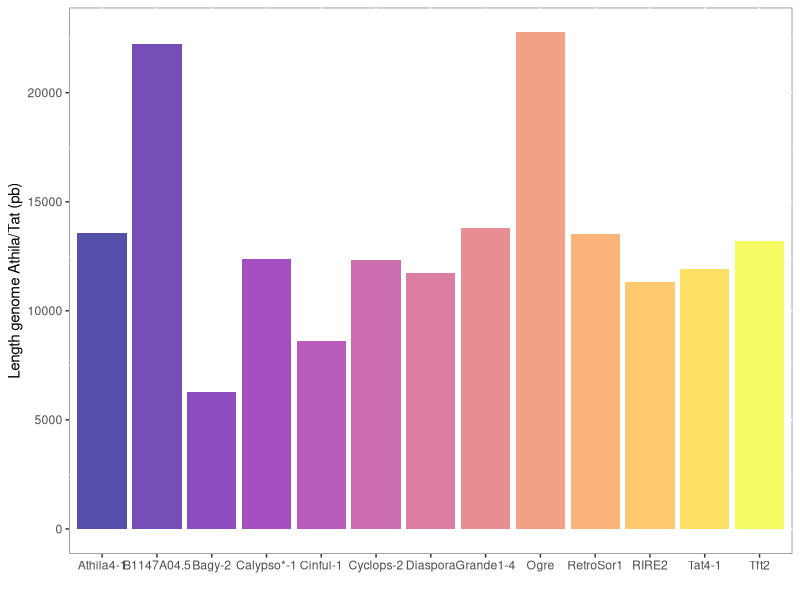
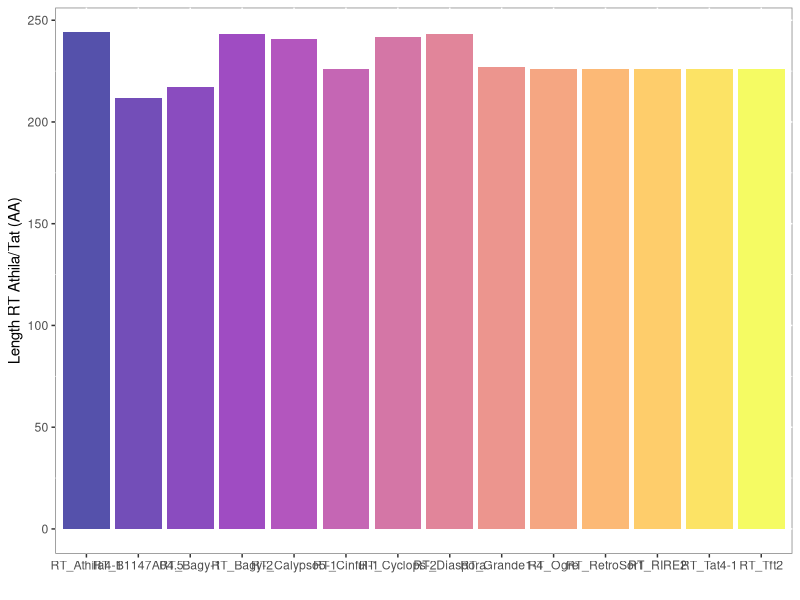

The R script that drew these images, in order:
##library to use________________________________________________________________
library(tidyverse)
library(ggplot2)
library(viridis)
library(dplyr)
library(gridExtra)
library(viridis)

##We set directory______________________________________________________________
setwd("/home/usuario/Data_Rstudio/tesina_g/tablas/dataBase_statics/")

##Read our data_________________________________________________________________

gy_db_Length <- read.csv("Length_LTR_genome_gy_db.csv",
                         sep = ",",
                         stringsAsFactors = T)

ltr_db_Length <- read.csv("LTR_length_gydb.csv",
                          sep = ";",
                          stringsAsFactors = T)

rt_db_Length <- read.csv("RT_length_gydb.csv",
                          sep = ";",
                          stringsAsFactors = T)

##Data peek_____________________________________________________________________

summary(gy_db_Length)
str(gy_db_Length)

summary(ltr_db_Length)
str(ltr_db_Length)

summary(rt_db_Length)
str(rt_db_Length)

##Graphics section______________________________________________________________

##Barplots______________________________________________________________________

##Barplot length genome athila/tat______________________________________________

gen_length <- ggplot(gy_db_Length, aes(x= genom, y= G.length, fill= genom)) + 
  geom_bar(stat="identity",position=position_dodge())+
  theme(legend.position="none",
        plot.title = element_text(size=11), 
        panel.background = element_rect(fill = "white",
                                        colour = "grey50")) +
  labs(y = "Length genome Athila/Tat (pb)", x = "")+
  scale_fill_viridis_d(option = 'plasma', alpha = 0.7)

mean(gy_db_Length$G.length)
sd(gy_db_Length$G.length)

##Barplot length LTR athila/tat_________________________________________________

ltr_length <- ggplot(ltr_db_Length, aes(x= LTR, y= L.length, fill= LTR)) + 
  geom_bar(stat="identity",position=position_dodge())+
  theme(legend.position="none",
        plot.title = element_text(size=11), 
        panel.background = element_rect(fill = "white",
                                        colour = "grey50")) +
  labs(y = "Length LTR Athila/Tat (pb)", x = "")+
  scale_fill_viridis_d(option = 'plasma', alpha = 0.7)

mean(ltr_db_Length$L.length)
sd(ltr_db_Length$L.length)

##Barplot length RT athila/tat_________________________________________________

ltr_length <- ggplot(rt_db_Length, aes(x= athila, y= rt, fill= athila)) + 
  geom_bar(stat="identity",position=position_dodge())+
  theme(legend.position="none",
        plot.title = element_text(size=11), 
        panel.background = element_rect(fill = "white",
                                        colour = "grey50")) +
  labs(y = "Length RT Athila/Tat (AA)", x = "")+
  scale_fill_viridis_d(option = 'plasma', alpha = 0.7)

mean(rt_db_Length$rt)
sd(rt_db_Length$rt)


